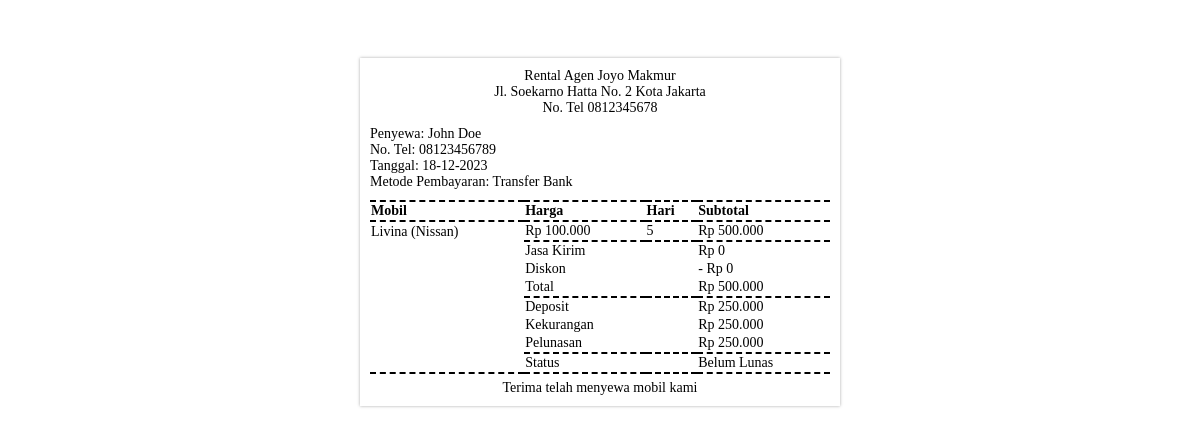
The page /customer/nota.php?id=6 (signed in) on the database as committed earlier.
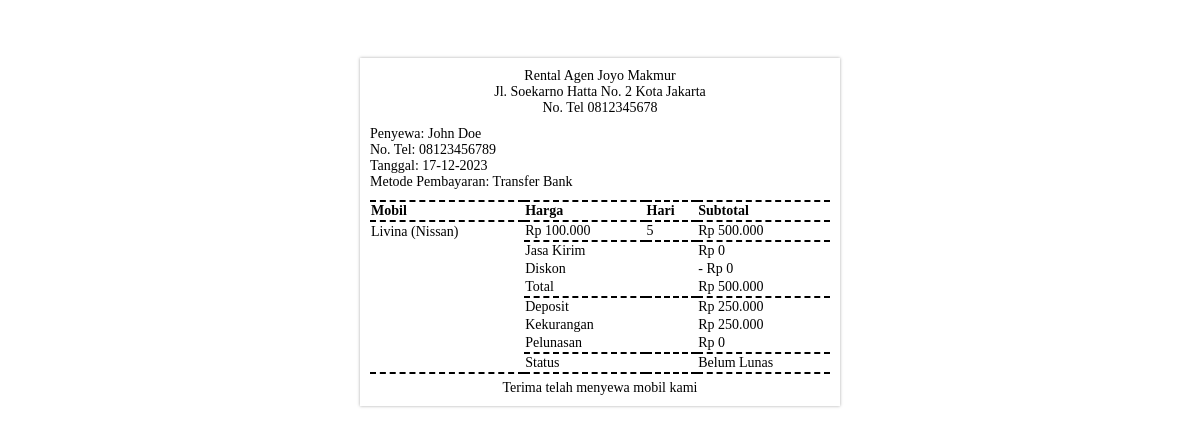
The same page on the database as committed later.
### tables this page shows
CREATE TABLE `transaksi` (
  `id` bigint(20) UNSIGNED NOT NULL,
  `mobil_id` bigint(20) UNSIGNED NOT NULL,
  `user_id` bigint(20) UNSIGNED NOT NULL,
  `agen_id` bigint(20) UNSIGNED NOT NULL,
  `metode_pembayaran_id` bigint(20) UNSIGNED DEFAULT NULL,
  `status_pembayaran_id` bigint(20) UNSIGNED NOT NULL,
  `status_pengiriman_id` bigint(20) UNSIGNED NOT NULL,
  `status_pengembalian_id` bigint(20) UNSIGNED NOT NULL,
  `jasa_kirim_id` bigint(20) UNSIGNED NOT NULL,
  `denda_id` bigint(20) UNSIGNED DEFAULT NULL,
  `kode_transaksi` varchar(255) NOT NULL,
  `nama_penerima` varchar(255) NOT NULL,
  `alamat_penerima` varchar(255) NOT NULL,
  `no_hp_penerima` varchar(255) NOT NULL,
  `tanggal_sewa` datetime NOT NULL,
  `tanggal_pemesanan` datetime NOT NULL,
  `tanggal_pengembalian` datetime DEFAULT NULL,
  `jumlah_hari` int(11) NOT NULL,
  `total_harga` int(11) NOT NULL,
  `diskon` int(11) DEFAULT NULL,
  `persentase_dp` int(11) DEFAULT NULL,
  `jumlah_dp` int(11) DEFAULT NULL,
  `bukti_dp` varchar(255) DEFAULT NULL,
  `tanggal_dp` datetime DEFAULT NULL,
  `jumlah_bayar_lunas` int(11) DEFAULT NULL,
  `bukti_bayar_lunas` varchar(255) DEFAULT NULL,
  `tanggal_bayar_lunas` datetime DEFAULT NULL
);

CREATE TABLE `agen` (
  `id` bigint(20) UNSIGNED NOT NULL,
  `user_id` bigint(20) UNSIGNED NOT NULL,
  `nama` varchar(255) NOT NULL,
  `alamat` varchar(255) DEFAULT NULL,
  `telepon` varchar(255) DEFAULT NULL,
  `no_rekening` varchar(255) DEFAULT NULL,
  `bank` varchar(255) DEFAULT NULL,
  `atas_nama` varchar(255) DEFAULT NULL
);

CREATE TABLE `user` (
  `id` bigint(20) UNSIGNED NOT NULL,
  `nama` varchar(255) NOT NULL,
  `email` varchar(255) NOT NULL,
  `password` varchar(255) NOT NULL,
  `alamat` varchar(255) DEFAULT NULL,
  `no_hp` varchar(255) DEFAULT NULL,
  `foto` varchar(255) DEFAULT NULL,
  `role` enum('administrator','agent','customer') NOT NULL DEFAULT 'customer'
);

CREATE TABLE `metode_pembayaran` (
  `id` bigint(20) UNSIGNED NOT NULL,
  `nama` varchar(255) NOT NULL
);

CREATE TABLE `mobil` (
  `id` bigint(20) UNSIGNED NOT NULL,
  `agen_id` bigint(20) UNSIGNED NOT NULL,
  `merk_id` bigint(20) UNSIGNED NOT NULL,
  `jenis_id` bigint(20) UNSIGNED NOT NULL,
  `transmisi_id` bigint(20) UNSIGNED NOT NULL,
  `warna_id` bigint(20) UNSIGNED NOT NULL,
  `cc_id` bigint(20) UNSIGNED NOT NULL,
  `tipe_id` bigint(20) UNSIGNED NOT NULL,
  `nama` varchar(255) NOT NULL,
  `plat_nomor` varchar(255) NOT NULL,
  `tahun` varchar(255) DEFAULT NULL,
  `harga` bigint(20) NOT NULL,
  `kapasitas` int(11) NOT NULL,
  `foto` varchar(255) DEFAULT NULL,
  `status` varchar(255) NOT NULL DEFAULT 'available'
);

CREATE TABLE `merk_mobil` (
  `id` bigint(20) UNSIGNED NOT NULL,
  `nama` varchar(255) NOT NULL
);

CREATE TABLE `jasa_kirim` (
  `id` bigint(20) UNSIGNED NOT NULL,
  `nama` varchar(255) NOT NULL,
  `harga` int(11) NOT NULL
);

CREATE TABLE `status_pembayaran` (
  `id` bigint(20) UNSIGNED NOT NULL,
  `status_pembayaran` varchar(255) NOT NULL
);

### helper/helpers.php (called while the page is built, shortened)
<?php
function format_rupiah($angka)
{
  $hasil_rupiah = "Rp " . number_format($angka, 0, ',', '.');
  return $hasil_rupiah;
}

### customer/nota.php (the view, shortened to what this page needs)
<?php
require_once('../db/conn.php');
require_once('../helper/helpers.php');
$id = $_GET['id'];
$qeury = "
  SELECT transaksi.*,
    mobil.nama AS nama_mobil,
    mobil.harga AS harga_mobil,
    merk_mobil.nama AS merk_mobil,
    jasa_kirim.nama AS nama_jasa_kirim,
    jasa_kirim.harga AS harga_jasa_kirim,
    agen.nama AS nama_agen,
    agen.alamat AS alamat_agen,
    agen.telepon AS telepon_agen,
    user.nama AS nama_customer,
    user.no_hp AS telepon_customer,
    metode_pembayaran.nama AS nama_metode_pembayaran,
    status_pembayaran.status_pembayaran AS nama_status_pembayaran,
    denda.nama AS nama_denda,
    denda.tarif AS tarif_denda
  FROM transaksi
  JOIN mobil ON transaksi.mobil_id = mobil.id
  JOIN merk_mobil ON mobil.merk_id = merk_mobil.id
  JOIN jasa_kirim ON transaksi.jasa_kirim_id = jasa_kirim.id
  JOIN agen ON transaksi.agen_id = agen.id
  JOIN user ON transaksi.user_id = user.id
  LEFT JOIN metode_pembayaran ON transaksi.metode_pembayaran_id = metode_pembayaran.id
  JOIN status_pembayaran ON transaksi.status_pembayaran_id = status_pembayaran.id
  LEFT JOIN denda ON transaksi.denda_id = denda.id
  WHERE transaksi.id = $id AND transaksi.user_id = {$_SESSION['user']['id']}
";
$result = mysqli_query($conn, $qeury);
$transaksi = mysqli_fetch_assoc($result);
?>
<!DOCTYPE html>
<html lang="en">
<head>
</head>
<body>
  <div class="bill">
    <div class="brand">
      Rental <?= $transaksi['nama_agen'] ?>
    </div>
    <div class="address">
      <?= mb_strimwidth($transaksi['alamat_agen'], 0, 50, '...') ?>
      <br> No. Tel <?= $transaksi['telepon_agen'] ?>
    </div>
    <div class="bill-details" style="margin: 10px 0 10px 0">
      <div class="flex justify-between">
        <div>Penyewa: <?= mb_strimwidth($transaksi['nama_customer'], 0, 20, '...') ?></div>
      </div>
      <div class="flex justify-between">
        <div>No. Tel: <?= $transaksi['telepon_customer'] ?></div>
      </div>
      <div class="flex justify-between">
        <div>Tanggal: <?= date('d-m-Y', strtotime($transaksi['tanggal_bayar_lunas'] ?? $transaksi['tanggal_dp'])) ?></div>
      </div>
      <div class="flex justify-between">
        <div>Metode Pembayaran: <?= $transaksi['nama_metode_pembayaran'] ?></div>
      </div>
    </div>
    <table class="table">
      <tr class="header">
        <th>
          Mobil
        </th>
        <th>
          Harga
        </th>
        <th>
          Hari
        </th>
        <th>
          Subtotal
        </th>
      </tr>
      <tr>
        <td><?= $transaksi['nama_mobil'] ?> (<?= $transaksi['merk_mobil'] ?>)</td>
        <td><?= format_rupiah($transaksi['harga_mobil']) ?></td>
        <td><?= $transaksi['jumlah_hari'] ?></td>
        <td><?= format_rupiah($transaksi['harga_mobil'] * $transaksi['jumlah_hari']) ?></td>
      </tr>
      <tr class="total">
        <td></td>
        <td colspan="2">Jasa Kirim</td>
        <td><?= format_rupiah($transaksi['harga_jasa_kirim'] ?? 0) ?></td>
      </tr>
      <tr>
        <td></td>
        <td colspan="2">Diskon</td>
        <td>- Rp 0</td>
      </tr>
      <tr>
        <td></td>
        <td>Total</td>
        <td></td>
        <td><?= format_rupiah($transaksi['total_harga']) ?></td>
      </tr>
      <tr class="total">
        <td></td>
        <td>Deposit</td>
        <td></td>
        <td><?= format_rupiah($transaksi['jumlah_dp']) ?></td>
      </tr>
      <tr>
        <td></td>
        <td>Kekurangan</td>
        <td></td>
        <td><?= format_rupiah($transaksi['total_harga'] - $transaksi['jumlah_dp']) ?></td>
      </tr>
      <tr>
        <td></td>
        <td>Pelunasan</td>
        <td></td>
        <td><?= format_rupiah($transaksi['jumlah_bayar_lunas']) ?></td>
      </tr>
      <tr class="net-amount total">
        <td></td>
        <td>Status</td>
        <td></td>
        <td><?= $transaksi['nama_status_pembayaran'] ?></td>
      </tr>
    </table>
    <div style="margin-top: 6px">
      Terima telah menyewa mobil kami
    </div>
  </div>
</body>
</html>

Rows that differ between the two databases and show on the page:
changed transaksi "Rp 500.000": tanggal_bayar_lunas+tanggal_dp "18-12-2023" → "17-12-2023"; jumlah_bayar_lunas "Rp 250.000" → "Rp 0"
